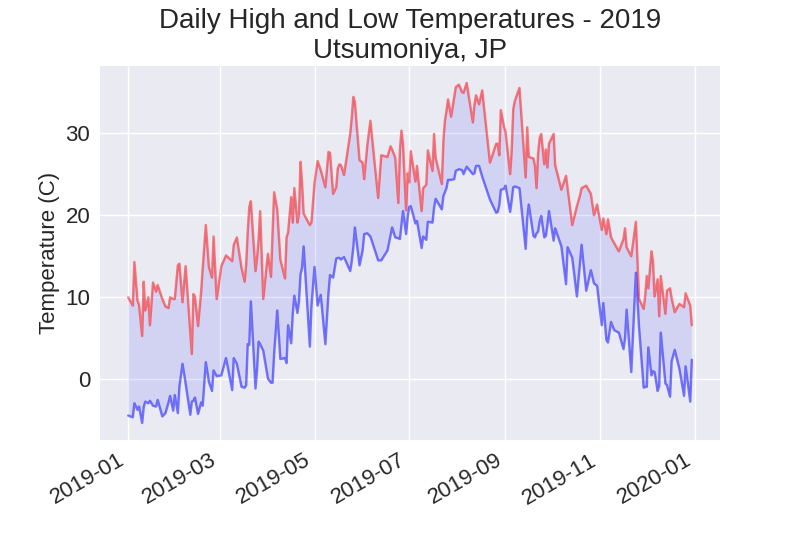

Write the Python code that produced this figure.
import csv
from datetime import datetime

import matplotlib.pyplot as plt

filename = 'data/utsunomiya_2019_temps.csv'
with open(filename) as f:
    reader = csv.reader(f)
    header_row = next(reader)

    # Get dates and high temperatures from this file.
    dates, highs, lows = [], [], []
    for row in reader:
        current_date = datetime.strptime(row[2], '%Y-%m-%d')
        try:
            high = float(row[3])
            low = float(row[4])
        except ValueError:
            print(f"Missing data for {current_date}")
        else:
            dates.append(current_date)
            highs.append(high)
            lows.append(low)

# Plot the high temperatures.
plt.style.use('seaborn')
fig, ax = plt.subplots()
ax.plot(dates, highs, c='red', alpha=0.5)
ax.plot(dates, lows, c='blue', alpha=0.5)
ax.fill_between(dates, highs, lows, facecolor='blue', alpha=0.1)

# Format plot.
title = "Daily High and Low Temperatures - 2019\nUtsumoniya, JP"
ax.set_title(title, fontsize=20)
ax.set_xlabel('', fontsize=16)
fig.autofmt_xdate()
ax.set_ylabel("Temperature (C)", fontsize=16)
ax.tick_params(axis='both', which='major', labelsize=16)

plt.show()
